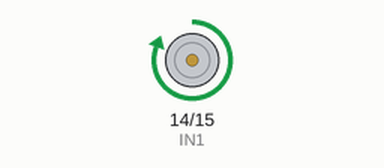
This sketch was run on a simulated Arduino Uno, built with avr-gcc and run on an emulated ATmega328P. Shown: motor-driver pin pairs drawn as motors (green arrow = first pin HIGH = forward, orange = second pin HIGH = backward, longer = more drive).

Above: at 4.0 s.
At 8.5 s:
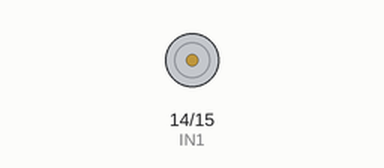
At 15.0 s:
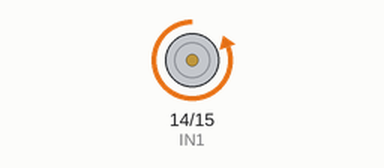
Timing chart, 0 to 28.6 s (numbered marks = the images above):
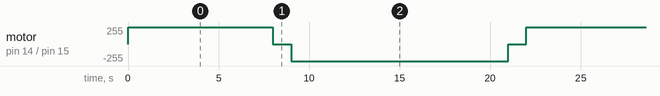

The sketch:

jack_pico.ino
```cpp
// 千斤頂 - pico

const int IN1 = 14;
const int IN2 = 15;

void setup() {
  pinMode(IN1, OUTPUT);
  pinMode(IN2, OUTPUT);

  digitalWrite(IN1, LOW);
  digitalWrite(IN2, LOW);
}

void moveForward() {
  digitalWrite(IN1, HIGH);
  digitalWrite(IN2, LOW);
}

void moveBackward() {
  digitalWrite(IN1, LOW);
  digitalWrite(IN2, HIGH);
}

void stopMotor() {
  digitalWrite(IN1, LOW);
  digitalWrite(IN2, LOW);
}

void loop() {
  moveForward();
  delay(8000);

  stopMotor();
  delay(1000);

  moveBackward();
  delay(12000);

  stopMotor();
  delay(1000);
}
```

Measured:
- by itself, motor on pin 14 (IN1) / pin 15 (IN2): repeats every 22.0 s: stopped 1.0 s, backward 255/255 12.0 s, stopped 1.0 s, forward 255/255 8.0 s
